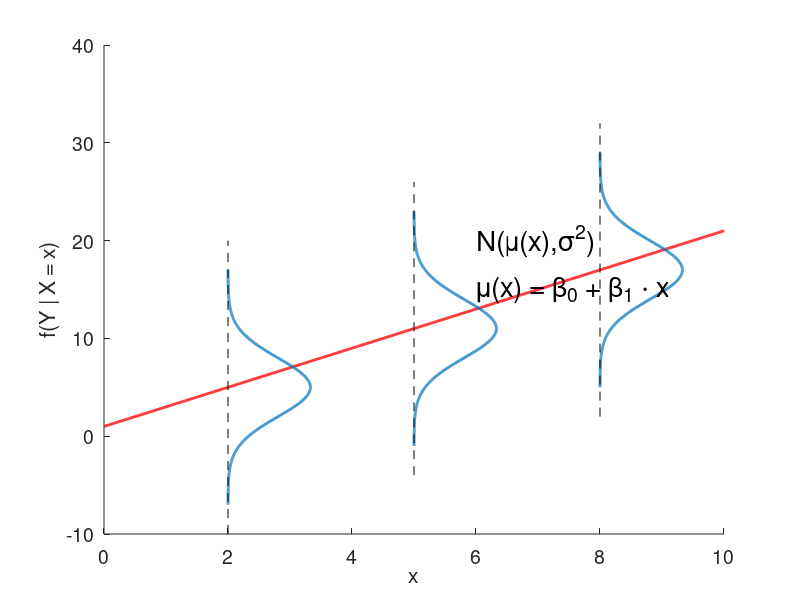

Here is the MATLAB script that generated this plot:
x = linspace(0,10,1000);
beta0 = 1;
beta1 = 2;
sigma = 3;
mu = beta0 + beta1*x;

xPos = [2 5 8];
Scaling = 10;

figure('name','Regression')
hold on
set(gca,'fontsize',14)
plot(x,mu,'r', 'linewidth',2)
ylabel('f(Y | X = x)')
xlabel('x')

% First distribution
mux = beta0 + beta1*xPos(1);
ySupport = linspace(mux-4*sigma,mux+4*sigma,1000);
normpdfAtX = normpdf(ySupport, mux, sigma);
plot(2 + normpdfAtX*Scaling,ySupport, 'color', [0 0.447 0.741], 'linewidth',2)
h = line([xPos(1) xPos(1)],[ySupport(1)-3 ySupport(end)+3], 'linestyle','--', 'color','k');

% Second distribution
mux = beta0 + beta1*xPos(2);
ySupport = linspace(mux-4*sigma,mux+4*sigma,1000);
normpdfAtX = normpdf(ySupport, mux, sigma);
plot(5 + normpdfAtX*Scaling,ySupport, 'color', [0 0.447 0.741], 'linewidth',2)
h = line([xPos(2) xPos(2)],[ySupport(1)-3 ySupport(end)+3], 'linestyle','--', 'color','k');

% Third distribution
mux = beta0 + beta1*xPos(3);
ySupport = linspace(mux-4*sigma,mux+4*sigma,1000);
normpdfAtX = normpdf(ySupport, mux, sigma);
plot(8 + normpdfAtX*Scaling,ySupport, 'color', [0 0.447 0.741], 'linewidth',2)
h = line([xPos(3) xPos(3)],[ySupport(1)-3 ySupport(end)+3], 'linestyle','--', 'color','k');

h = text(6,20,'N(\mu(x),\sigma^2)', 'fontsize',20);
h = text(6,15,'\mu(x) = \beta_0 + \beta_1 \cdot x', 'fontsize',20);
